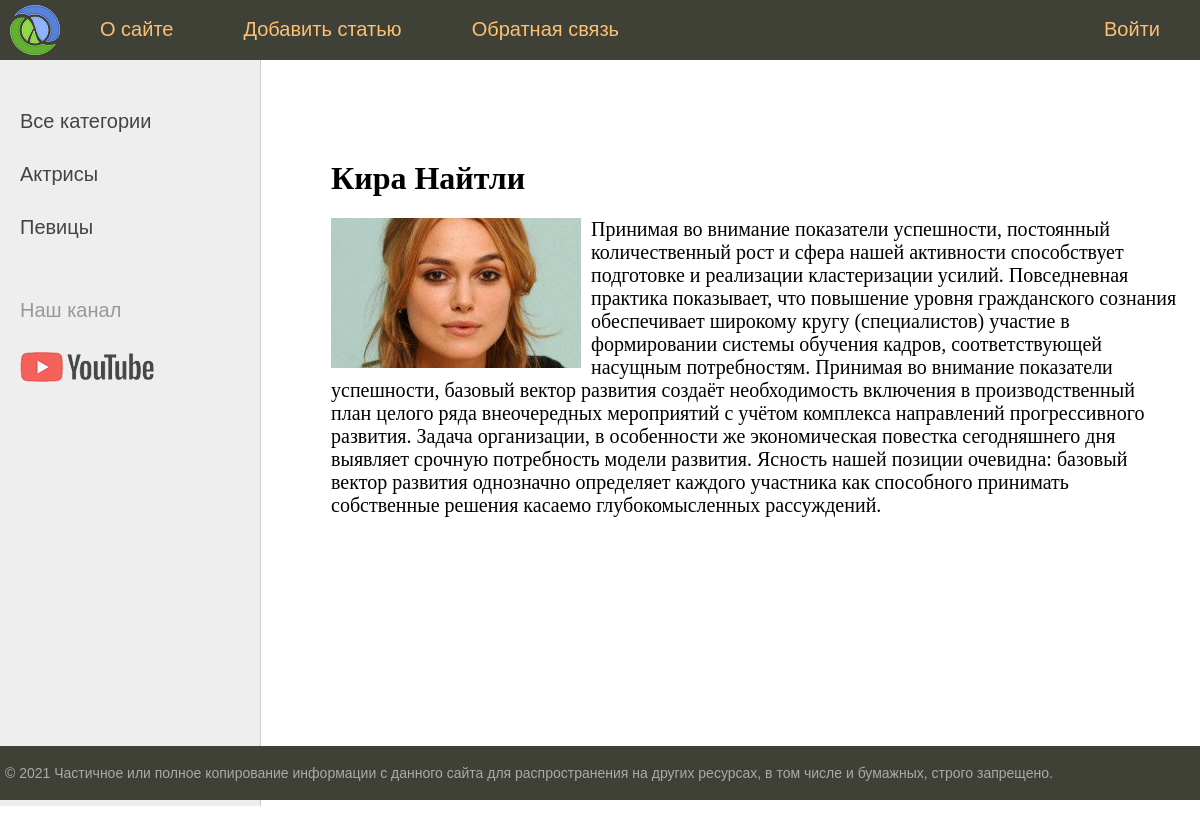
Screenshot of /post/kira-najtli/ with the database file from the repository.
### women/models.py (models this page shows, shortened)
class Category(models.Model):
    name = models.CharField(max_length=100, db_index=True, verbose_name="Категория")
    slug = models.SlugField(max_length=255, unique=True, db_index=True, verbose_name="URL")
    class Meta:
        verbose_name_plural = 'Категории'
        ordering = ['id']
    def get_absolute_url(self):
        return reverse('category', kwargs={'cat_slug': self.slug})

class Women(models.Model):
    title = models.CharField(max_length=255, verbose_name="Заголовок")
    slug = models.SlugField(max_length=255, unique=True, db_index=True, verbose_name="URL")
    content = models.TextField(blank=True, verbose_name="Текст статьи")
    photo = models.ImageField(upload_to="photos/%Y/%m/%d/", verbose_name="Фото")
    time_create = models.DateTimeField(auto_now_add=True, verbose_name="Дата создания")
    time_update = models.DateTimeField(auto_now=True, verbose_name="Дата изменения")
    is_published = models.BooleanField(default=True, verbose_name="Публикация")
    cat = models.ForeignKey('Category', on_delete=models.PROTECT, null=True, verbose_name="Категории")
    class Meta:
        verbose_name_plural = 'Известные женщины'
        ordering = ['-time_create', 'title']
    def __str__(self):
        return self.title

### women/views.py (the view)
# urls.py: path('post/<slug:post_slug>/', ShowPost.as_view(), name='post'),
class ShowPost(DetailView):
    model = Women
    template_name = 'women/post.html'
    slug_url_kwarg = 'post_slug'
    context_object_name = 'post'
    def get_context_data(self, *, object_list=None, **kwargs):
        context = super().get_context_data(**kwargs)
        context['title'] = context['post']
        context['menu'] = menu
        return context

### women/templatetags/women_tags.py (called while the page is built)
@register.simple_tag(name='getcats')
def get_categories(filter=None):
    if not filter:
        return Category.objects.all()
    else:
        return Category.objects.filter(pk=filter)

@register.inclusion_tag('women/list_categories.html')
def show_categories(sort=None, cat_selected=0):
    if not sort:
        cats = Category.objects.all()
    else:
        cats = Category.objects.order_by(sort)
    return {"cats": cats, "cat_selected": cat_selected}

### women/templates/women/post.html
{% extends 'women/base.html' %}
{% block content %}
    <h1>{{post.title}}</h1>
    {% if post.photo %}
        <p><img class="img-article-left" src="{{post.photo.url}}"></p>
    {% endif %}
    {{post.content|linebreaks}}
{% endblock %}

### women/templates/women/list_categories.html
{% for c in cats %}
    {% if c.pk == cat_selected %}
        <li class="selected">{{c.name}}</li>
    {% else %}
        <li><a href="{{ c.get_absolute_url }}">{{c.name}}</a></li>
    {% endif %}
{% endfor %}

### women/static/women/css/styles.css (style rules this page uses)
html, body { font-family: 'Arial'; margin: 0; padding: 0; height: 100%; width: 100%; color: #444; }
a { color: #0059b2; text-decoration: none; }
img { max-width: 600px; height: auto; }
img.img-article-left { max-width: 300px; height: auto; float: left; padding: 0 10px 10px 0; }
.left-chapters ul li { margin: 30px 0 0 0; color: #999; }
.left-chapters ul li a { color: #444; text-decoration: none; }
.content-text h1 { font-size: 32px; }

### rows the page displays
Category: name "Актрисы"
Category: name "Певицы"
Women: title "Кира Найтли", photo (picture), content "Принимая во внимание показатели успешности, постоянный количественный рост и сфера нашей активности способствует подготовке и реализации кластеризации усилий. Повседневная практика показывает, что повышение уровня гражданского сознания обеспечивает широкому кругу (специалистов) участие в формировании системы обучения кадров, соответствующей насущным потребностям. Принимая во внимание показатели успешности, базовый вектор развития создаёт необходимость включения в производственный план целого ряда внеочередных мероприятий с учётом комплекса направлений прогрессивного развития. Задача организации, в особенности же экономическая повестка сегодняшнего дня выявляет срочную потребность модели…"

### other values shown
{{ m.title }} "О сайте" "Добавить статью" "Обратная связь"
{{ m.title }} "Войти"
